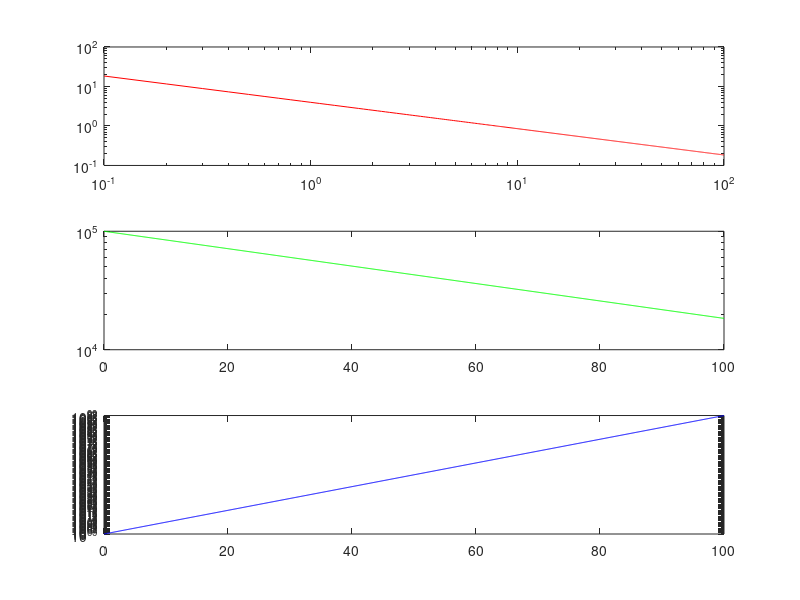

The MATLAB source for this figure:
%% Aufg1 b

y1 = @(x) 5 ./ nthroot((2 * x.^2), 3);
y2 = @(x) 10.^5 * (2 * exp(1)).^(-x ./ 100);
y3 = @(x) ((10.^(2 * x)) ./ (2.^(5 * x))).^2;
x = linspace(0, 100, 1000);

subplot(3,1,1)
loglog(x, y1(x), 'r');
subplot(3,1,2)
semilogy(x, y2(x), 'g');
subplot(3,1,3)
semilogy(x, y3(x), 'b');